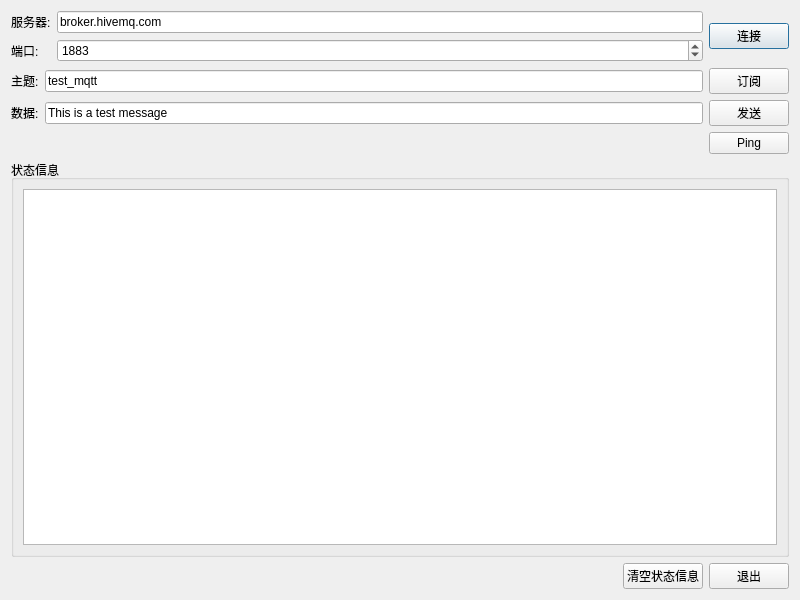
<?xml version="1.0" encoding="UTF-8"?>
<ui version="4.0">
 <class>mqttTest</class>
 <widget class="QDialog" name="mqttTest">
  <property name="geometry">
   <rect>
    <x>0</x>
    <y>0</y>
    <width>800</width>
    <height>600</height>
   </rect>
  </property>
  <property name="maximumSize">
   <size>
    <width>800</width>
    <height>600</height>
   </size>
  </property>
  <property name="windowTitle">
   <string/>
  </property>
  <property name="styleSheet">
   <string notr="true"/>
  </property>
  <layout class="QVBoxLayout" name="verticalLayout">
   <item>
    <layout class="QHBoxLayout" name="horizontalLayout">
     <item>
      <layout class="QFormLayout" name="formLayout">
       <item row="0" column="0">
        <widget class="QLabel" name="label">
         <property name="text">
          <string>服务器:</string>
         </property>
        </widget>
       </item>
       <item row="0" column="1">
        <widget class="QLineEdit" name="lineEditHost">
         <property name="text">
          <string>broker.hivemq.com</string>
         </property>
        </widget>
       </item>
       <item row="2" column="0">
        <widget class="QLabel" name="label_2">
         <property name="text">
          <string>端口:</string>
         </property>
        </widget>
       </item>
       <item row="2" column="1">
        <widget class="QSpinBox" name="spinBoxPort">
         <property name="maximum">
          <number>99999</number>
         </property>
         <property name="value">
          <number>1883</number>
         </property>
        </widget>
       </item>
      </layout>
     </item>
     <item>
      <widget class="QPushButton" name="buttonConnect">
       <property name="text">
        <string>连接</string>
       </property>
      </widget>
     </item>
    </layout>
   </item>
   <item>
    <layout class="QGridLayout" name="gridLayout">
     <item row="0" column="0">
      <widget class="QLabel" name="label_3">
       <property name="text">
        <string>主题:</string>
       </property>
      </widget>
     </item>
     <item row="0" column="1">
      <widget class="QLineEdit" name="lineEditTopic">
       <property name="text">
        <string>test_mqtt</string>
       </property>
      </widget>
     </item>
     <item row="1" column="0">
      <widget class="QLabel" name="label_4">
       <property name="text">
        <string>数据:</string>
       </property>
      </widget>
     </item>
     <item row="1" column="2">
      <widget class="QPushButton" name="buttonPublish">
       <property name="text">
        <string>发送</string>
       </property>
      </widget>
     </item>
     <item row="0" column="2">
      <widget class="QPushButton" name="buttonSubscribe">
       <property name="text">
        <string>订阅</string>
       </property>
      </widget>
     </item>
     <item row="2" column="2">
      <widget class="QPushButton" name="buttonPing">
       <property name="text">
        <string>Ping</string>
       </property>
      </widget>
     </item>
     <item row="1" column="1">
      <widget class="QLineEdit" name="lineEditMessage">
       <property name="text">
        <string>This is a test message</string>
       </property>
      </widget>
     </item>
    </layout>
   </item>
   <item>
    <widget class="QGroupBox" name="groupBox">
     <property name="title">
      <string>状态信息</string>
     </property>
     <layout class="QHBoxLayout" name="horizontalLayout_2">
      <item>
       <widget class="QPlainTextEdit" name="editLog"/>
      </item>
     </layout>
    </widget>
   </item>
   <item>
    <layout class="QHBoxLayout" name="horizontalLayout_3">
     <item>
      <spacer name="horizontalSpacer">
       <property name="orientation">
        <enum>Qt::Horizontal</enum>
       </property>
       <property name="sizeHint" stdset="0">
        <size>
         <width>40</width>
         <height>20</height>
        </size>
       </property>
      </spacer>
     </item>
     <item>
      <widget class="QPushButton" name="buttonClear">
       <property name="text">
        <string>清空状态信息</string>
       </property>
      </widget>
     </item>
     <item>
      <widget class="QPushButton" name="buttonQuit">
       <property name="styleSheet">
        <string notr="true"> </string>
       </property>
       <property name="text">
        <string>退出</string>
       </property>
      </widget>
     </item>
    </layout>
   </item>
  </layout>
 </widget>
 <resources/>
 <connections/>
</ui>
